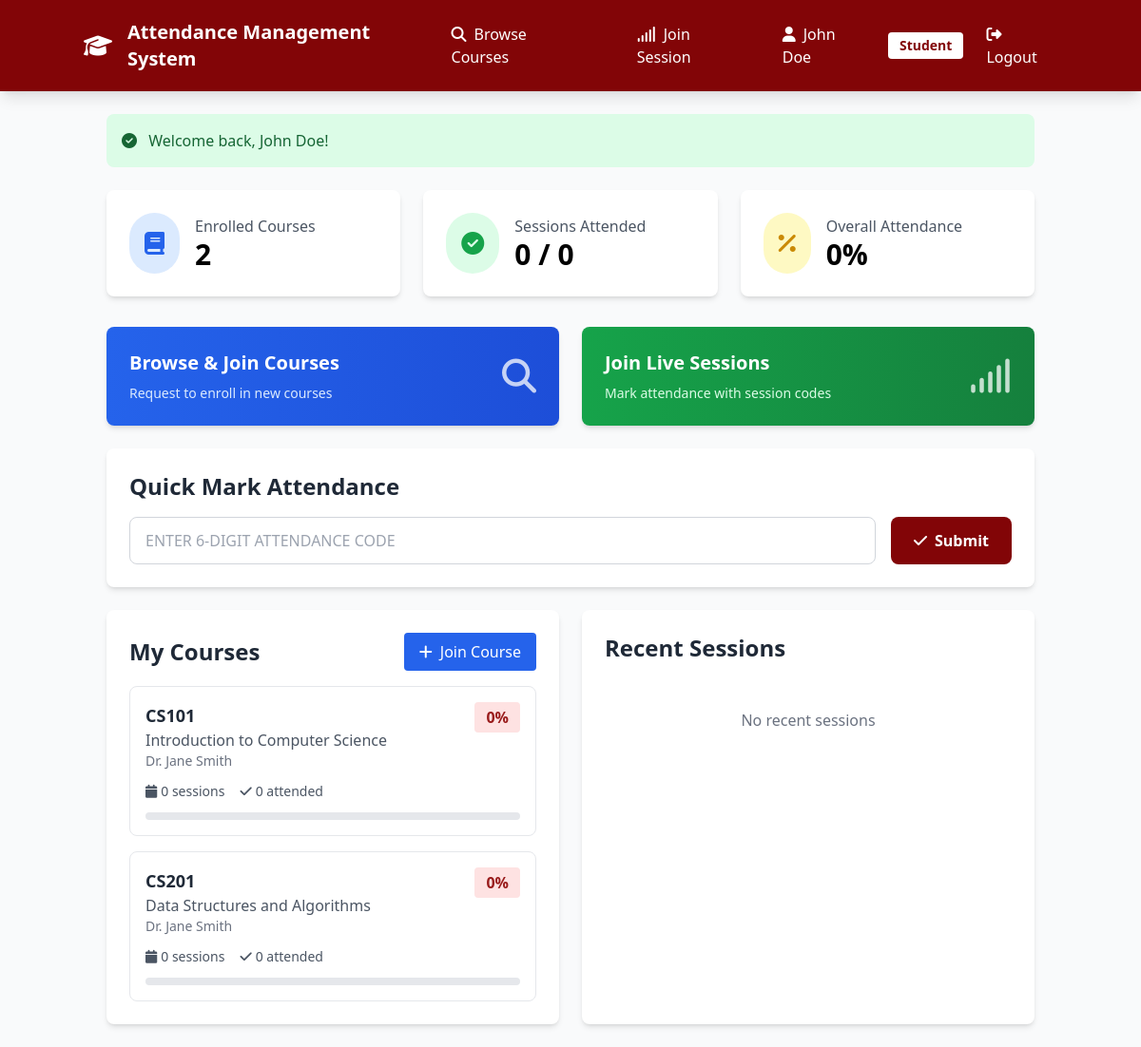
The app's page /student_dashboard.php (signed in) with its own data.
### tables this page shows
CREATE TABLE IF NOT EXISTS courses (
    course_id INT PRIMARY KEY AUTO_INCREMENT,
    course_code VARCHAR(20) UNIQUE NOT NULL,
    course_name VARCHAR(100) NOT NULL,
    faculty_id INT,
    semester VARCHAR(20),
    year INT,
    description TEXT,
    created_at TIMESTAMP DEFAULT CURRENT_TIMESTAMP,
    FOREIGN KEY (faculty_id) REFERENCES users(user_id) ON DELETE SET NULL,
    INDEX idx_course_code (course_code),
    INDEX idx_faculty (faculty_id)
);

CREATE TABLE IF NOT EXISTS users (
    user_id INT PRIMARY KEY AUTO_INCREMENT,
    name VARCHAR(100) NOT NULL,
    email VARCHAR(100) UNIQUE NOT NULL,
    password VARCHAR(255) NOT NULL,
    role ENUM('student', 'faculty', 'admin') NOT NULL DEFAULT 'student',
    ashesi_id VARCHAR(20) UNIQUE NOT NULL,
    created_at TIMESTAMP DEFAULT CURRENT_TIMESTAMP,
    last_login TIMESTAMP NULL,
    INDEX idx_email (email),
    INDEX idx_ashesi_id (ashesi_id),
    INDEX idx_role (role)
);

### helpers.php (called while the page is built, shortened)
<?php
function getFlashMessage() {
    if (isset($_SESSION['flash_message'])) {
        $message = $_SESSION['flash_message'];
        return $message;
    }
    return null;
}
?>

### student_dashboard.php (the view, shortened to what this page needs)
<?php
require_once 'helpers.php';
$flashMessage = getFlashMessage();
$studentId = $_SESSION['user_id'];
$studentName = $_SESSION['name'];
$pdo = getDatabaseConnection();
$stmt = $pdo->prepare("
    SELECT c.course_id, c.course_code, c.course_name, c.semester, c.year,
           u.name as faculty_name,
           COUNT(DISTINCT ats.session_id) as total_sessions,
           COUNT(DISTINCT ar.record_id) as attended_sessions,
           ROUND(COUNT(DISTINCT ar.record_id) / NULLIF(COUNT(DISTINCT ats.session_id), 0) * 100, 1) as attendance_percentage
    FROM enrollments e
    JOIN courses c ON e.course_id = c.course_id
    LEFT JOIN users u ON c.faculty_id = u.user_id
    LEFT JOIN attendance_sessions ats ON c.course_id = ats.course_id
    LEFT JOIN attendance_records ar ON ats.session_id = ar.session_id AND ar.student_id = :student_id
    WHERE e.student_id = :student_id2 AND e.status = 'active'
    GROUP BY c.course_id
    ORDER BY c.course_code
");
$stmt->execute(['student_id' => $studentId, 'student_id2' => $studentId]);
$courses = $stmt->fetchAll();
$stmt = $pdo->prepare("
    SELECT ats.session_id, ats.session_name, ats.session_date, ats.start_time, ats.is_active,
           c.course_code, c.course_name,
           ar.marked_at, ar.status
    FROM attendance_sessions ats
    JOIN courses c ON ats.course_id = c.course_id
    JOIN enrollments e ON c.course_id = e.course_id
    LEFT JOIN attendance_records ar ON ats.session_id = ar.session_id AND ar.student_id = :student_id
    WHERE e.student_id = :student_id2 AND e.status = 'active'
    AND ats.session_date >= CURDATE() - INTERVAL 7 DAY
    ORDER BY ats.session_date DESC, ats.start_time DESC
    LIMIT 10
");
$stmt->execute(['student_id' => $studentId, 'student_id2' => $studentId]);
$recentSessions = $stmt->fetchAll();
$totalSessions = array_sum(array_column($courses, 'total_sessions'));
$attendedSessions = array_sum(array_column($courses, 'attended_sessions'));
$overallPercentage = $totalSessions > 0 ? round(($attendedSessions / $totalSessions) * 100, 1) : 0;
?>
<!DOCTYPE html>
<html lang="en">
<head>
    <script src="https://cdn.tailwindcss.com"></script>
    <link rel="stylesheet" href="https://cdnjs.cloudflare.com/ajax/libs/font-awesome/6.4.0/css/all.min.css">
</head>
<body class="bg-gray-50">
    <nav class="bg-ashesi-maroon text-white p-4 shadow-lg">
        <div class="container mx-auto flex justify-between items-center">
            <div class="flex items-center space-x-4">
                <i class="fas fa-graduation-cap text-2xl"></i>
                <h1 class="text-xl font-bold">Attendance Management System</h1>
            </div>
            <div class="flex items-center space-x-6">
                <a href="browse_courses.php" class="hover:bg-red-900 px-4 py-2 rounded transition">
                    <i class="fas fa-search mr-2"></i>Browse Courses
                </a>
                <a href="join_session.php" class="hover:bg-red-900 px-4 py-2 rounded transition">
                    <i class="fas fa-signal mr-2"></i>Join Session
                </a>
                <span><i class="fas fa-user mr-2"></i><?php echo htmlspecialchars($studentName); ?></span>
                <span class="bg-white text-ashesi-maroon px-3 py-1 rounded text-sm font-semibold">Student</span>
                <a href="logout.php" class="hover:text-gray-200"><i class="fas fa-sign-out-alt mr-2"></i>Logout</a>
            </div>
        </div>
    </nav>
    <div class="container mx-auto p-6">
        <?php if ($flashMessage): ?>
            <div class="mb-6 p-4 rounded-lg <?php echo $flashMessage['type'] === 'success' ? 'bg-green-100 text-green-800' : 'bg-red-100 text-red-800'; ?>">
                <i class="fas <?php echo $flashMessage['type'] === 'success' ? 'fa-check-circle' : 'fa-exclamation-circle'; ?> mr-2"></i>
                <?php echo htmlspecialchars($flashMessage['message']); ?>
            </div>
        <?php endif; ?>
        <div class="grid grid-cols-1 md:grid-cols-3 gap-6 mb-8">
            <div class="bg-white p-6 rounded-lg shadow-md">
                <div class="flex items-center">
                    <div class="bg-blue-100 p-4 rounded-full">
                        <i class="fas fa-book text-2xl text-blue-600"></i>
                    </div>
                    <div class="ml-4">
                        <p class="text-gray-600">Enrolled Courses</p>
                        <p class="text-3xl font-bold"><?php echo count($courses); ?></p>
                    </div>
                </div>
            </div>
            <div class="bg-white p-6 rounded-lg shadow-md">
                <div class="flex items-center">
                    <div class="bg-green-100 p-4 rounded-full">
                        <i class="fas fa-check-circle text-2xl text-green-600"></i>
                    </div>
                    <div class="ml-4">
                        <p class="text-gray-600">Sessions Attended</p>
                        <p class="text-3xl font-bold"><?php echo $attendedSessions; ?> / <?php echo $totalSessions; ?></p>
                    </div>
                </div>
            </div>
            <div class="bg-white p-6 rounded-lg shadow-md">
                <div class="flex items-center">
                    <div class="<?php echo $overallPercentage >= 75 ? 'bg-green-100' : 'bg-yellow-100'; ?> p-4 rounded-full">
                        <i class="fas fa-percentage text-2xl <?php echo $overallPercentage >= 75 ? 'text-green-600' : 'text-yellow-600'; ?>"></i>
                    </div>
                    <div class="ml-4">
                        <p class="text-gray-600">Overall Attendance</p>
                        <p class="text-3xl font-bold"><?php echo $overallPercentage; ?>%</p>
                    </div>
                </div>
            </div>
        </div>
        <div class="grid grid-cols-1 md:grid-cols-2 gap-6 mb-6">
            <a href="browse_courses.php" class="bg-gradient-to-r from-blue-600 to-blue-700 text-white rounded-lg shadow-md p-6 hover:shadow-lg transition transform hover:scale-105">
                <div class="flex items-center justify-between">
                    <div>
                        <h3 class="text-xl font-bold mb-2">Browse & Join Courses</h3>
                        <p class="text-blue-100 text-sm">Request to enroll in new courses</p>
                    </div>
                    <i class="fas fa-search text-4xl opacity-75"></i>
                </div>
            </a>
            <a href="join_session.php" class="bg-gradient-to-r from-green-600 to-green-700 text-white rounded-lg shadow-md p-6 hover:shadow-lg transition transform hover:scale-105">
                <div class="flex items-center justify-between">
                    <div>
                        <h3 class="text-xl font-bold mb-2">Join Live Sessions</h3>
                        <p class="text-green-100 text-sm">Mark attendance with session codes</p>
                    </div>
                    <i class="fas fa-signal text-4xl opacity-75"></i>
                </div>
            </a>
        </div>
        <div class="bg-white rounded-lg shadow-md p-6 mb-6">
            <div class="flex justify-between items-center mb-4">
                <h2 class="text-2xl font-bold text-gray-800">Quick Mark Attendance</h2>
            </div>
            <form action="mark_attendance_handler.php" method="POST" class="flex gap-4">
                <input
                    type="text"
                    name="attendance_code"
                    placeholder="Enter 6-digit attendance code"
                    maxlength="6"
                    required
                    class="flex-1 px-4 py-3 border border-gray-300 rounded-lg focus:ring-2 focus:ring-ashesi-maroon uppercase"
                    pattern="[A-Z0-9]{6}"
                >
                <button
                    type="submit"
                    class="bg-ashesi-maroon text-white px-6 py-3 rounded-lg hover:bg-red-900 transition font-semibold"
                >
                    <i class="fas fa-check mr-2"></i>Submit
                </button>
            </form>
        </div>
        <div class="grid grid-cols-1 lg:grid-cols-2 gap-6">
            <div class="bg-white rounded-lg shadow-md p-6">
                <div class="flex justify-between items-center mb-4">
                    <h2 class="text-2xl font-bold text-gray-800">My Courses</h2>
                    <a href="browse_courses.php" class="bg-blue-600 text-white px-4 py-2 rounded hover:bg-blue-700 transition">
                        <i class="fas fa-plus mr-2"></i>Join Course
                    </a>
                </div>
                <?php if (empty($courses)): ?>
                    <p class="text-gray-500 text-center py-8">No enrolled courses</p>
                <?php else: ?>
                    <div class="space-y-4">
                        <?php foreach ($courses as $course): ?>
                            <?php
                            $percentage = $course['attendance_percentage'] ?? 0;
                            $color = $percentage >= 75 ? 'green' : ($percentage >= 50 ? 'yellow' : 'red');
                            ?>
                            <div class="border border-gray-200 rounded-lg p-4">
                                <div class="flex justify-between items-start mb-2">
                                    <div>
                                        <h3 class="font-bold text-lg text-gray-800"><?php echo htmlspecialchars($course['course_code']); ?></h3>
                                        <p class="text-gray-600"><?php echo htmlspecialchars($course['course_name']); ?></p>
                                        <p class="text-sm text-gray-500"><?php echo htmlspecialchars($course['faculty_name']); ?></p>
                                    </div>
                                    <span class="bg-<?php echo $color; ?>-100 text-<?php echo $color; ?>-800 px-3 py-1 rounded font-bold">
                                        <?php echo $percentage; ?>%
                                    </span>
                                </div>
                                <div class="flex items-center space-x-4 text-sm text-gray-600 mt-3">
                                    <span><i class="fas fa-calendar mr-1"></i><?php echo $course['total_sessions']; ?> sessions</span>
                                    <span><i class="fas fa-check mr-1"></i><?php echo $course['attended_sessions']; ?> attended</span>
                                </div>
                                <div class="mt-3">
                                    <div class="w-full bg-gray-200 rounded-full h-2">
                                    </div>
                                </div>
                            </div>
                        <?php endforeach; ?>
                    </div>
                <?php endif; ?>
            </div>
            <div class="bg-white rounded-lg shadow-md p-6">
                <h2 class="text-2xl font-bold text-gray-800 mb-4">Recent Sessions</h2>
                <?php if (empty($recentSessions)): ?>
                    <p class="text-gray-500 text-center py-8">No recent sessions</p>
                <?php endif; ?>
            </div>
        </div>
    </div>
</body>
</html>

### records on screen
courses: course_code "CS101", course_name "Introduction to Computer Science", faculty.name "Dr. Jane Smith", percentage "0", total_sessions "0", attended_sessions "0"
courses: course_code "CS201", course_name "Data Structures and Algorithms", faculty.name "Dr. Jane Smith", percentage "0", total_sessions "0", attended_sessions "0"

### other values on screen
$studentName "John Doe"
$flashMessage['message'] "Welcome back, John Doe!"
count($courses) "2"
$attendedSessions "0"
$totalSessions "0"
$overallPercentage "0"
